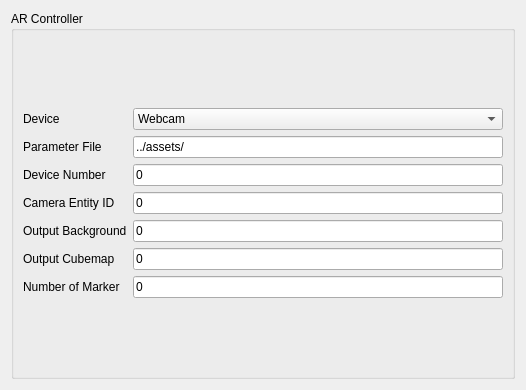
<?xml version="1.0" encoding="UTF-8"?>
<ui version="4.0">
 <class>InspectorARController</class>
 <widget class="QWidget" name="InspectorARController">
  <property name="geometry">
   <rect>
    <x>0</x>
    <y>0</y>
    <width>526</width>
    <height>390</height>
   </rect>
  </property>
  <property name="windowTitle">
   <string>Form</string>
  </property>
  <layout class="QVBoxLayout" name="verticalLayout">
   <item>
    <widget class="QGroupBox" name="groupBox">
     <property name="title">
      <string>AR Controller</string>
     </property>
     <layout class="QVBoxLayout" name="verticalLayout_3">
      <item>
       <layout class="QGridLayout" name="gridLayout_2">
        <item row="5" column="0">
         <widget class="QLabel" name="label_6">
          <property name="text">
           <string>Output Cubemap</string>
          </property>
         </widget>
        </item>
        <item row="1" column="0">
         <widget class="QLabel" name="label_3">
          <property name="text">
           <string>Parameter File</string>
          </property>
         </widget>
        </item>
        <item row="0" column="1">
         <widget class="QComboBox" name="m_pDeviceCB">
          <item>
           <property name="text">
            <string>Webcam</string>
           </property>
          </item>
          <item>
           <property name="text">
            <string>Kinect</string>
           </property>
          </item>
         </widget>
        </item>
        <item row="2" column="0">
         <widget class="QLabel" name="label_4">
          <property name="text">
           <string>Device Number</string>
          </property>
         </widget>
        </item>
        <item row="0" column="0">
         <widget class="QLabel" name="label_2">
          <property name="text">
           <string>Device</string>
          </property>
         </widget>
        </item>
        <item row="3" column="0">
         <widget class="QLabel" name="label">
          <property name="text">
           <string>Camera Entity ID</string>
          </property>
         </widget>
        </item>
        <item row="4" column="0">
         <widget class="QLabel" name="label_5">
          <property name="text">
           <string>Output Background</string>
          </property>
         </widget>
        </item>
        <item row="6" column="0">
         <widget class="QLabel" name="label_7">
          <property name="text">
           <string>Number of Marker</string>
          </property>
         </widget>
        </item>
        <item row="1" column="1">
         <widget class="QLineEdit" name="m_pParameterFile">
          <property name="text">
           <string>../assets/</string>
          </property>
         </widget>
        </item>
        <item row="2" column="1">
         <widget class="QLineEdit" name="m_pDeviceNumberEdit">
          <property name="text">
           <string>0</string>
          </property>
         </widget>
        </item>
        <item row="3" column="1">
         <widget class="QLineEdit" name="m_pCameraEntityIDEdit">
          <property name="text">
           <string>0</string>
          </property>
         </widget>
        </item>
        <item row="4" column="1">
         <widget class="QLineEdit" name="m_pOutputBackgroundEdit">
          <property name="text">
           <string>0</string>
          </property>
          <property name="readOnly">
           <bool>true</bool>
          </property>
         </widget>
        </item>
        <item row="5" column="1">
         <widget class="QLineEdit" name="m_pOutputCubemapEdit">
          <property name="text">
           <string>0</string>
          </property>
          <property name="readOnly">
           <bool>true</bool>
          </property>
         </widget>
        </item>
        <item row="6" column="1">
         <widget class="QLineEdit" name="m_pNumberOfMarkerEdit">
          <property name="text">
           <string>0</string>
          </property>
         </widget>
        </item>
       </layout>
      </item>
     </layout>
    </widget>
   </item>
  </layout>
 </widget>
 <resources/>
 <connections/>
</ui>
